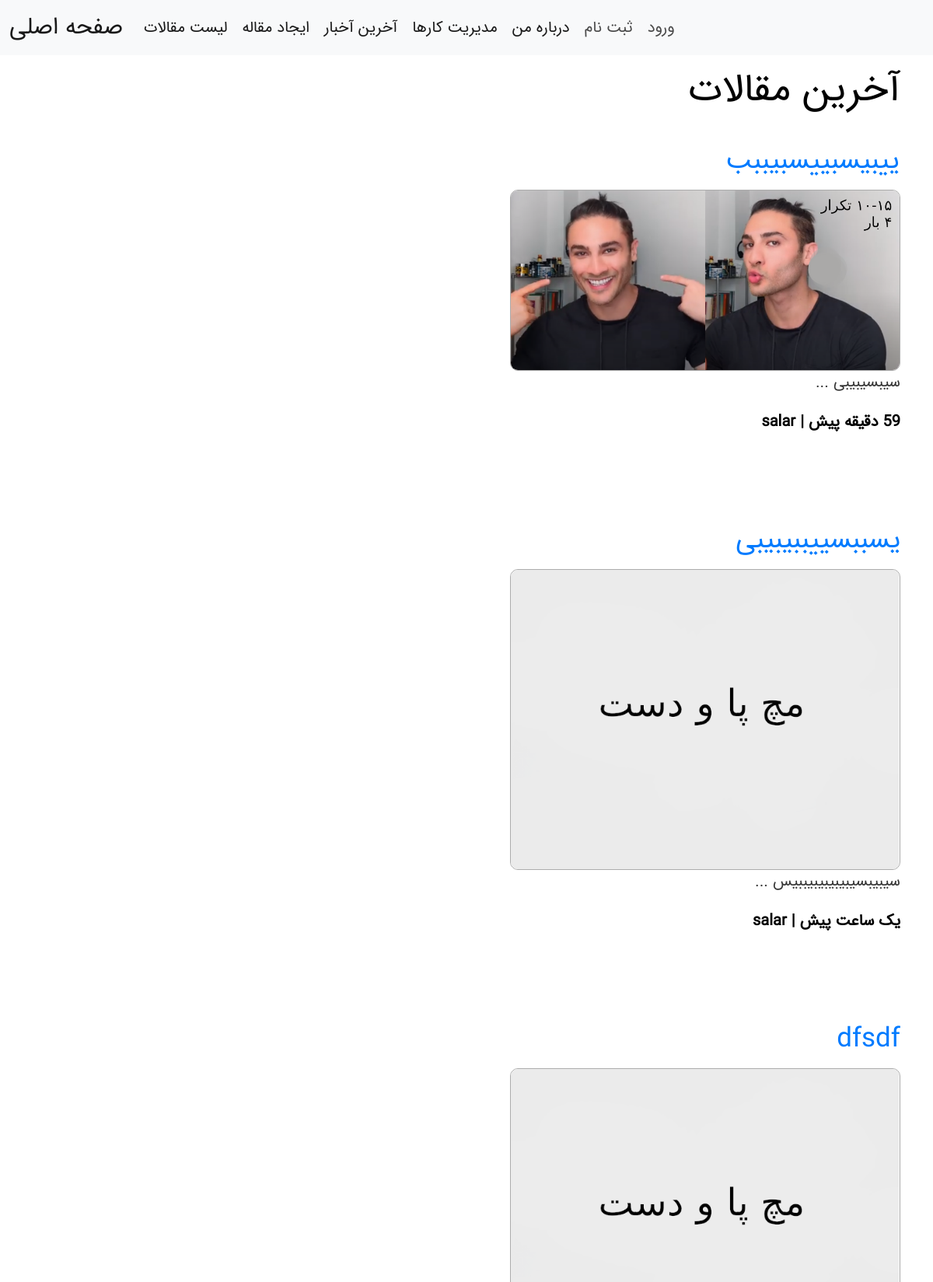
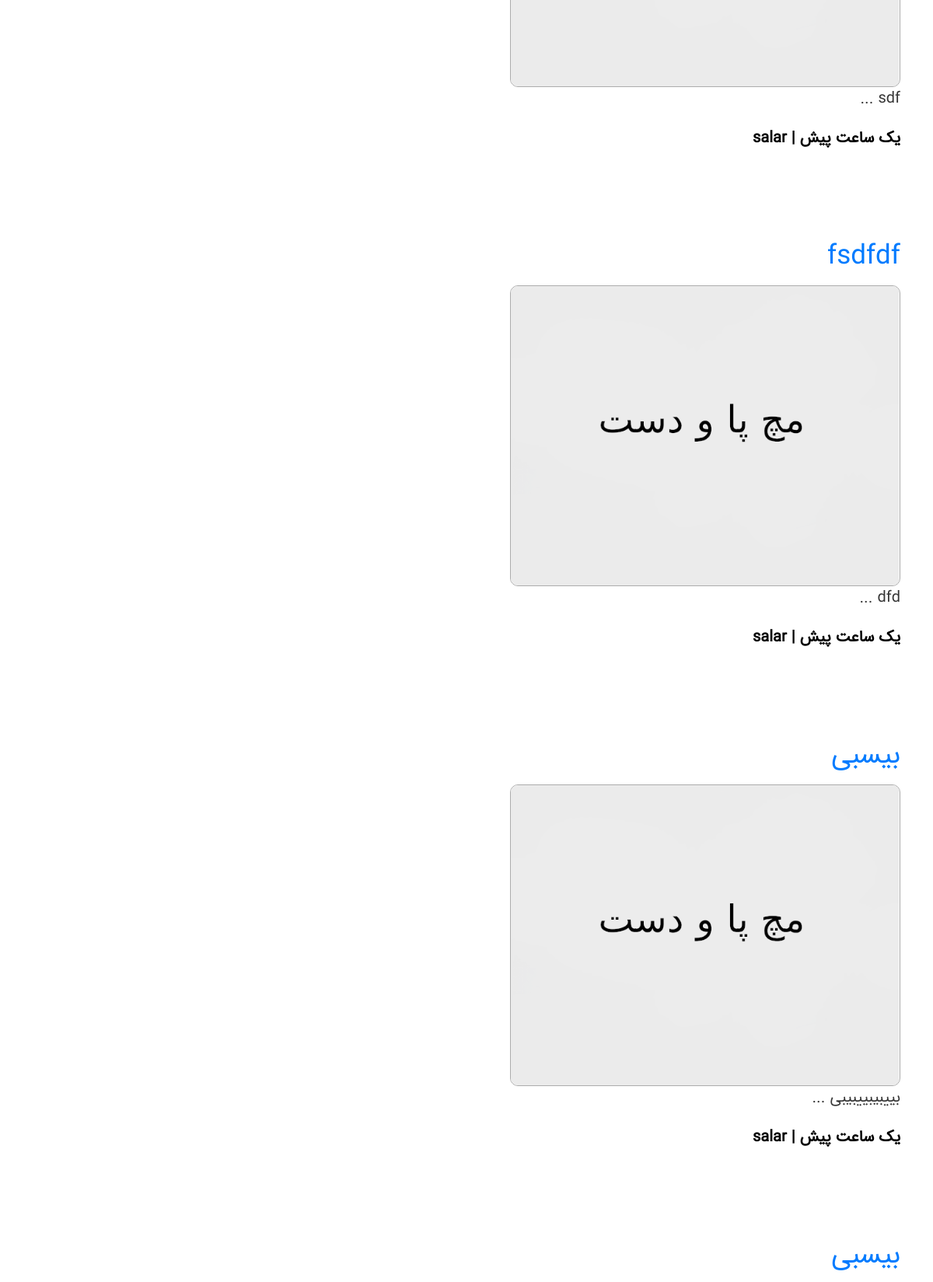
The app's page /articles/ (upper part) with its own data (2 pictures, top to bottom).
### articles/models.py (models this page shows, shortened)
class Article(models.Model):
    title: str = models.CharField("عنوان", max_length=256)
    slug = models.SlugField("آدرس", unique=True, allow_unicode=True)
    body: str = models.TextField("متن")
    date = models.DateTimeField(auto_now_add=True)
    image = models.ImageField("عکس", default='default.png')
    author = models.ForeignKey(User, on_delete=models.CASCADE)
    def snippet(self):
        return wrap(self.body[:70], width=60)[0] + " ..."
    def get_date(self):
        time = humanize.naturaltime(self.date)
        if time in ["now", "الان"]:
            return "الان"
        time = time.\
            replace(",", " and").\
            replace(".", "").\
            replace("،", " and ").\
            replace("ها", "").\
            replace("  ", " ").\
            replace("ago", "")
        time = time.split("and")[0].strip()
        time = f"{time} ago"
        return " ".join(_(word) for word in time.split())
    def get_title(self):
        return "\n".join(wrap(self.title, width=50))

### articles/views.py (the view)
# urls.py: path("", views.articles_list, name="list"),
def articles_list(request):
    articles = models.Article.objects.all().order_by("-date")[:50]
    args = {
        "articles": articles
    }
    return render(request, "articles/articles.html", args)

### articles/templates/articles/articles.html (shortened to what this page needs)
{% extends 'base.html' %}
{% load i18n %}
{% block content %}
<h1 style="font-size: 50px;" class="page-label">آخرین مقالات</h1>
{% for article in articles %}
<div class="articles">
  <h2>
    <a href="{% url 'articles:detail' slug=article.slug %}">{{ article.get_title | linebreaks }}</a>
  </h2>
  <a target="_blank" href="{% url 'articles:detail' slug=article.slug %}">
    <img class="thumbnail-img" src="{{ article.image.url }}" alt="{{ article.title }}">
  </a>
  <p class="summery-body">{{ article.snippet }}</p>
  <div class="info">
    <p><b>{{ article.get_date }} | {{ article.author.username }}</b></p>
  </div>
</div>
{% endfor %}
<br>
{% endblock %}

### templates/base.html (shortened to what this page needs)
{% load static %}
<!DOCTYPE html>
<html lang="en">
  <head>
    <link href="https://cdn.jsdelivr.net/npm/bootstrap@5.1.3/dist/css/bootstrap.min.css" rel="stylesheet">
    <link rel="stylesheet" href="{% static 'styles.css' %}" />
  </head>
  <body>
    <nav style="font-size: 20px;" class="navbar navbar-expand-lg navbar-light bg-light">
      <div class="container-fluid">
        <a style="font-size: 30px;" class="navbar-brand" href="{% url 'home' %}">صفحه اصلی</a>
        <div class="collapse navbar-collapse" id="navbarNav">
          <ul class="navbar-nav">
            <li class="nav-item">
              <a class="nav-link active custom-nav" aria-current="page" href="{% url 'articles:list' %}">لیست مقالات</a>
            </li>
            <li class="nav-item">
              <a class="nav-link active custom-nav" aria-current="page" href="{% url 'articles:create' %}">ایجاد مقاله</a>
            </li>
            <li class="nav-item">
              <a class="nav-link active custom-nav" aria-current="page" href="{% url 'news' %}">آخرین آخبار</a>
            </li>
            <li class="nav-item">
              <a class="nav-link active custom-nav" aria-current="page" href="">مدیریت کارها</a>
            </li>
            <li class="nav-item">
              <a class="nav-link active custom-nav" aria-current="page" href="{% url 'about' %}">درباره من</a>
            </li>
            {% if user.is_authenticated %}
            <form action="{% url 'accounts:logout' %}" method="post">
              {% csrf_token %}
              <li class="nav-item">
                <button class="btn nav-link active custom-nav" aria-current="page" style="color: #333333; font-size: large;">خروج از حساب</button>
              </li>
            </form>
            {% else %}
            <li class="nav-item">
              <a style="color: #494949;" class="nav-link active custom-nav" aria-current="page" href="{% url 'accounts:register' %}">ثبت نام</a>
            </li>
            <li class="nav-item">
              <a style="color: #494949;" class="nav-link active custom-nav" aria-current="page" href="{% url 'accounts:login' %}">ورود</a>
            </li>
            {% endif %}
            </div>
        </div>
    </nav>
    <div class="container" style="direction: rtl;">
      {% block content %}
      {% endblock %}
    </div>
  </body>
</html>

### assets/styles.css (style rules this page uses)
*, *::after, *::before { margin: 0; padding: 0; box-sizing: border-box; }
body { background-color: white; color: black; font-family: "IRAN Sans", sans-serif; font-weight: normal; }
a { color: #007bff; text-decoration: none; background-color: transparent; -webkit-text-decoration-skip: objects; }
.articles { padding-bottom: 60px; font-size: 20px; }
.articles h2 { margin-top: 40px; font-size: 35px; margin-bottom: 10px; }
.summery-body { color: #363636; }
.thumbnail-img { border-radius: 10px; border: 1px solid #acacac; width: 70%; }
@media only screen and (min-width: 768px) { .thumbnail-img { border-radius: 10px; border: 1px solid #acacac; width: 45%; } }
.info { padding-top: 5px; font-weight: normal; }
.page-label { font-size: 45px; margin-bottom: 30px; margin-top: 15px; }
.custom-nav { margin-left: 3px; }

### records on screen
Article: get_title "ییبیسبییسبیببب", image (picture), snippet "سیبسیبیبی ...", get_date "59 دقیقه پیش", author.username "salar"
Article: get_title "یسببسییببیبیبی", image (placeholder picture), snippet "سیبیبسیبیبیبیبیببیس ...", get_date "یک ساعت پیش", author.username "salar"
Article: get_title "dfsdf", image (placeholder picture), snippet "sdf ...", get_date "یک ساعت پیش", author.username "salar"
Article: get_title "fsdfdf", image (placeholder picture), snippet "dfd ...", get_date "یک ساعت پیش", author.username "salar"
Article: get_title "بیسبی", image (placeholder picture), snippet "بییبیبییبیبی ...", get_date "یک ساعت پیش", author.username "salar"
Article: get_title "بیسبی"
